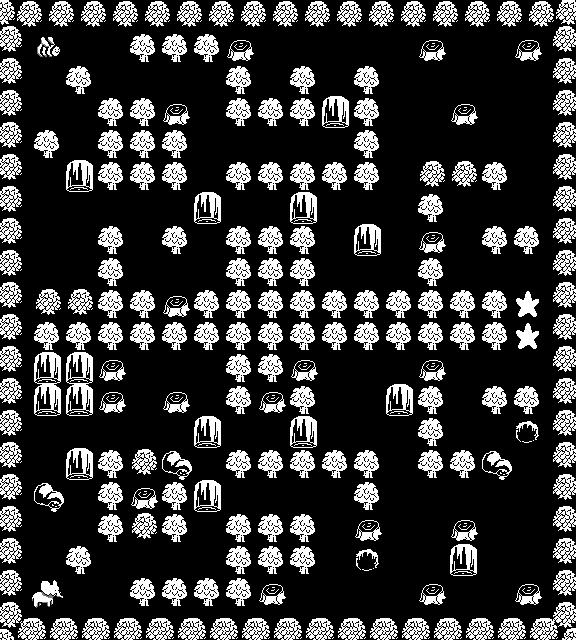

Tiled map render using the project's own tile images. Description and the whole map definition, tile-layer contents included, below:
An orthogonal 18x20 tile map with 32x32 px tiles, 7 tile layers (background, water, obstacles, movables, ...).

<map version="1.0" tiledversion="1.1.5" orientation="orthogonal" renderorder="right-down" width="18" height="20" tilewidth="32" tileheight="32" infinite="0" nextobjectid="1">
 <tileset firstgid="1" name="forest" tilewidth="32" tileheight="32" tilecount="65" columns="5">
  <image source="map.png" width="160" height="416" />
 </tileset>
 <layer name="background" width="18" height="20">
  <data encoding="csv">
0,0,0,0,0,0,0,0,0,0,0,0,0,0,0,0,0,0,
0,18,18,18,0,0,0,0,18,18,18,18,18,0,18,18,0,0,
0,18,0,18,18,18,18,0,18,0,18,18,18,18,18,18,18,0,
0,18,18,0,0,0,18,0,0,0,18,0,18,18,0,18,18,0,
0,0,18,0,0,0,18,18,18,18,18,0,18,18,18,18,18,0,
0,18,18,0,0,0,18,0,0,0,0,0,18,0,0,0,18,0,
0,18,18,18,18,18,18,18,18,18,18,18,18,0,18,18,18,0,
0,18,18,0,18,0,18,0,0,0,18,18,18,0,18,0,0,0,
0,18,18,0,18,18,18,0,0,0,18,18,18,0,18,18,18,0,
0,0,0,0,0,0,0,0,0,0,0,0,0,0,0,0,18,0,
0,0,0,0,0,0,0,0,0,0,0,0,0,0,0,0,18,0,
0,0,0,0,18,18,18,0,0,0,18,18,18,0,18,18,18,18,
0,0,0,0,18,0,18,0,0,0,18,18,18,0,18,0,0,0,
0,18,18,18,18,18,18,18,18,18,18,18,18,0,18,18,18,0,
0,18,18,0,0,0,18,0,0,0,0,0,18,0,0,0,18,0,
0,0,18,0,0,0,18,18,18,18,18,0,18,18,18,18,18,0,
0,18,18,0,0,0,18,0,0,0,18,0,18,18,18,18,18,0,
0,18,0,18,18,18,18,0,18,0,18,18,18,18,18,18,18,0,
0,18,18,18,0,0,0,0,18,18,18,18,18,0,18,18,0,0,
0,0,0,0,0,0,0,0,0,0,0,0,0,0,0,0,0,0
</data>
 </layer>
 <layer name="water" width="18" height="20">
  <data encoding="csv">
0,0,0,0,0,0,0,0,0,0,0,0,0,0,0,0,0,0,
0,0,0,0,0,0,0,0,0,0,0,0,0,0,0,0,0,0,
0,0,0,0,0,0,0,0,0,0,0,0,0,0,0,0,0,0,
0,0,0,0,0,0,0,0,0,0,0,0,0,0,0,0,0,0,
0,0,0,0,0,0,0,0,0,0,0,0,0,0,0,0,0,0,
0,0,0,0,0,0,0,0,0,0,0,0,0,0,0,0,0,0,
0,0,0,0,0,0,0,0,0,0,0,0,0,0,0,0,0,0,
0,0,0,0,0,0,0,0,0,0,0,0,0,0,0,0,0,0,
0,0,0,0,0,0,0,0,0,0,0,0,0,0,0,0,0,0,
0,0,0,0,0,0,0,0,0,0,0,0,0,0,0,0,0,0,
0,0,0,0,0,0,0,0,0,0,0,0,0,0,0,0,0,0,
0,0,0,0,0,0,0,0,0,0,0,0,0,0,0,0,0,0,
0,0,0,0,0,0,0,0,0,0,0,0,0,0,0,0,0,0,
0,0,0,0,0,0,0,0,0,0,0,0,0,0,0,0,0,0,
0,0,0,0,0,0,0,0,0,0,0,0,0,0,0,0,0,0,
0,0,0,0,0,0,0,0,0,0,0,0,0,0,0,0,0,0,
0,0,0,0,0,0,0,0,0,0,0,0,0,0,0,0,0,0,
0,0,0,0,0,0,0,0,0,0,0,0,0,0,0,0,0,0,
0,0,0,0,0,0,0,0,0,0,0,0,0,0,0,0,0,0,
0,0,0,0,0,0,0,0,0,0,0,0,0,0,0,0,0,0
</data>
 </layer>
 <layer name="obstacles" width="18" height="20">
  <data encoding="csv">
21,22,22,22,22,22,22,22,22,22,22,22,22,22,22,22,22,23,
20,0,0,0,17,17,17,16,0,0,0,0,0,16,0,0,16,24,
20,0,17,0,0,0,0,17,0,17,0,17,0,0,0,0,0,24,
20,0,0,17,17,16,0,17,17,17,0,17,0,0,16,0,0,24,
20,17,0,17,17,17,0,0,0,0,0,17,0,0,0,0,0,24,
20,0,0,17,17,17,0,17,17,17,17,17,0,19,19,17,0,24,
20,0,0,0,0,0,0,0,0,0,0,0,0,17,0,0,0,24,
20,0,0,17,0,17,0,17,17,17,0,0,0,16,0,17,17,24,
20,0,0,17,0,0,0,17,17,17,0,0,0,17,0,0,0,24,
20,19,19,17,17,16,17,17,17,17,17,17,17,17,17,17,0,24,
20,17,17,17,17,17,17,17,17,17,17,17,17,17,17,17,0,24,
20,49,49,16,0,0,0,17,17,16,0,0,0,16,0,0,0,24,
20,49,49,16,0,16,0,17,16,17,0,0,0,17,0,17,17,24,
20,0,0,0,0,0,0,0,0,0,0,0,0,17,0,0,0,24,
20,0,0,17,19,54,0,17,17,17,17,17,0,17,17,54,0,24,
20,54,0,17,16,17,0,0,0,0,0,17,0,0,0,0,0,24,
20,0,0,17,19,17,0,17,17,17,0,16,0,0,16,0,0,24,
20,0,17,0,0,0,0,17,17,17,0,0,0,0,0,0,0,24,
20,0,0,0,17,17,17,17,16,0,0,0,0,16,0,0,16,24,
27,26,26,26,26,26,26,26,26,26,26,26,26,26,26,26,26,25
</data>
 </layer>
 <layer name="movables" width="18" height="20">
  <data encoding="csv">
0,0,0,0,0,0,0,0,0,0,0,0,0,0,0,0,0,0,
0,0,0,0,0,0,0,0,0,0,0,0,0,0,0,0,0,0,
0,0,0,0,0,0,0,0,0,0,0,0,0,0,0,0,0,0,
0,0,0,0,0,0,0,0,0,0,49,0,0,0,0,0,0,0,
0,0,0,0,0,0,0,0,0,0,0,0,0,0,0,0,0,0,
0,0,49,0,0,0,0,0,0,0,0,0,0,0,0,0,0,0,
0,0,0,0,0,0,49,0,0,49,0,0,0,0,0,0,0,0,
0,0,0,0,0,0,0,0,0,0,0,49,0,0,0,0,0,0,
0,0,0,0,0,0,0,0,0,0,0,0,0,0,0,0,0,0,
0,0,0,0,0,0,0,0,0,0,0,0,0,0,0,0,0,0,
0,0,0,0,0,0,0,0,0,0,0,0,0,0,0,0,0,0,
0,0,0,0,0,0,0,0,0,0,0,0,0,0,0,0,0,0,
0,0,0,0,0,0,0,0,0,0,0,0,49,0,0,0,0,0,
0,0,0,0,0,0,49,0,0,49,0,0,0,0,0,0,0,0,
0,0,49,0,0,0,0,0,0,0,0,0,0,0,0,0,0,0,
0,0,0,0,0,0,49,0,0,0,0,0,0,0,0,0,0,0,
0,0,0,0,0,0,0,0,0,0,0,0,0,0,0,0,0,0,
0,0,0,0,0,0,0,0,0,0,0,0,0,0,49,0,0,0,
0,0,0,0,0,0,0,0,0,0,0,0,0,0,0,0,0,0,
0,0,0,0,0,0,0,0,0,0,0,0,0,0,0,0,0,0
</data>
 </layer>
 <layer name="holes" width="18" height="20">
  <data encoding="csv">
0,0,0,0,0,0,0,0,0,0,0,0,0,0,0,0,0,0,
0,0,0,0,0,0,0,0,0,0,0,0,0,0,0,0,0,0,
0,0,0,0,0,0,0,0,0,0,0,0,0,0,0,0,0,0,
0,0,0,0,0,0,0,0,0,0,0,0,0,0,0,0,0,0,
0,0,0,0,0,0,0,0,0,0,0,0,0,0,0,0,0,0,
0,0,0,0,0,0,0,0,0,0,0,0,0,0,0,0,0,0,
0,0,0,0,0,0,0,0,0,0,0,0,0,0,0,0,0,0,
0,0,0,0,0,0,0,0,0,0,0,0,0,0,0,0,0,0,
0,0,0,0,0,0,0,0,0,0,0,0,0,0,0,0,0,0,
0,0,0,0,0,0,0,0,0,0,0,0,0,0,0,0,0,0,
0,0,0,0,0,0,0,0,0,0,0,0,0,0,0,0,0,0,
0,0,0,0,0,0,0,0,0,0,0,0,0,0,0,0,0,0,
0,0,0,0,0,0,0,0,0,0,0,0,0,0,0,0,0,0,
0,0,0,0,0,0,0,0,0,0,0,0,0,0,0,0,28,0,
0,0,0,0,0,0,0,0,0,0,0,0,0,0,0,0,0,0,
0,0,0,0,0,0,0,0,0,0,0,0,0,0,0,0,0,0,
0,0,0,0,0,0,0,0,0,0,0,0,0,0,0,0,0,0,
0,0,0,0,0,0,0,0,0,0,0,28,0,0,0,0,0,0,
0,0,0,0,0,0,0,0,0,0,0,0,0,0,0,0,0,0,
0,0,0,0,0,0,0,0,0,0,0,0,0,0,0,0,0,0
</data>
 </layer>
 <layer name="animals" width="18" height="20">
  <data encoding="csv">
0,0,0,0,0,0,0,0,0,0,0,0,0,0,0,0,0,0,
0,2,0,0,0,0,0,0,0,0,0,0,0,0,0,0,0,0,
0,0,0,0,0,0,0,0,0,0,0,0,0,0,0,0,0,0,
0,0,0,0,0,0,0,0,0,0,0,0,0,0,0,0,0,0,
0,0,0,0,0,0,0,0,0,0,0,0,0,0,0,0,0,0,
0,0,0,0,0,0,0,0,0,0,0,0,0,0,0,0,0,0,
0,0,0,0,0,0,0,0,0,0,0,0,0,0,0,0,0,0,
0,0,0,0,0,0,0,0,0,0,0,0,0,0,0,0,0,0,
0,0,0,0,0,0,0,0,0,0,0,0,0,0,0,0,0,0,
0,0,0,0,0,0,0,0,0,0,0,0,0,0,0,0,0,0,
0,0,0,0,0,0,0,0,0,0,0,0,0,0,0,0,0,0,
0,0,0,0,0,0,0,0,0,0,0,0,0,0,0,0,0,0,
0,0,0,0,0,0,0,0,0,0,0,0,0,0,0,0,0,0,
0,0,0,0,0,0,0,0,0,0,0,0,0,0,0,0,0,0,
0,0,0,0,0,0,0,0,0,0,0,0,0,0,0,0,0,0,
0,0,0,0,0,0,0,0,0,0,0,0,0,0,0,0,0,0,
0,0,0,0,0,0,0,0,0,0,0,0,0,0,0,0,0,0,
0,0,0,0,0,0,0,0,0,0,0,0,0,0,0,0,0,0,
0,15,0,0,0,0,0,0,0,0,0,0,0,0,0,0,0,0,
0,0,0,0,0,0,0,0,0,0,0,0,0,0,0,0,0,0
</data>
 </layer>
 <layer name="win" width="18" height="20">
  <data encoding="csv">
0,0,0,0,0,0,0,0,0,0,0,0,0,0,0,0,0,0,
0,0,0,0,0,0,0,0,0,0,0,0,0,0,0,0,0,0,
0,0,0,0,0,0,0,0,0,0,0,0,0,0,0,0,0,0,
0,0,0,0,0,0,0,0,0,0,0,0,0,0,0,0,0,0,
0,0,0,0,0,0,0,0,0,0,0,0,0,0,0,0,0,0,
0,0,0,0,0,0,0,0,0,0,0,0,0,0,0,0,0,0,
0,0,0,0,0,0,0,0,0,0,0,0,0,0,0,0,0,0,
0,0,0,0,0,0,0,0,0,0,0,0,0,0,0,0,0,0,
0,0,0,0,0,0,0,0,0,0,0,0,0,0,0,0,0,0,
0,0,0,0,0,0,0,0,0,0,0,0,0,0,0,0,55,0,
0,0,0,0,0,0,0,0,0,0,0,0,0,0,0,0,55,0,
0,0,0,0,0,0,0,0,0,0,0,0,0,0,0,0,0,0,
0,0,0,0,0,0,0,0,0,0,0,0,0,0,0,0,0,0,
0,0,0,0,0,0,0,0,0,0,0,0,0,0,0,0,0,0,
0,0,0,0,0,0,0,0,0,0,0,0,0,0,0,0,0,0,
0,0,0,0,0,0,0,0,0,0,0,0,0,0,0,0,0,0,
0,0,0,0,0,0,0,0,0,0,0,0,0,0,0,0,0,0,
0,0,0,0,0,0,0,0,0,0,0,0,0,0,0,0,0,0,
0,0,0,0,0,0,0,0,0,0,0,0,0,0,0,0,0,0,
0,0,0,0,0,0,0,0,0,0,0,0,0,0,0,0,0,0
</data>
 </layer>
</map>
